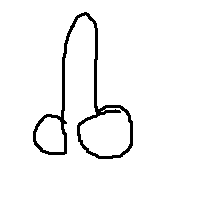
#> input picture Original.png, 200 x 200 px
$ python visual_cryptography.py Original.png
#> lines starting #> are read from the running program, lines starting #| are printed output that depends on the picture; after the words box and inside, x2 and y2 are one past the last pixel; in counts of white or black regions, pixels touching at a corner belong together
#Copyright, Robert Donovan, LessonStudio, 2014
#If you use this then tweet what you did with it @LessonStudio.

#This file takes one argument which is a file that you would like to split into two encrypted images.
#The original image can only be viewed by overlaying the two encrypted images.
#If printed on clear plastic, It can be very finicky to align the two images if the pixel count is too high.
#For best results keep the original image below 200x200 pixels and print as large as possible onto clear plastic to
# obtain the best results.

#You can go to higher resolutions but you then really have to be precise when aligning the two images.

#The resulting images will be twice as wide and twice as tall pixelwise and there is only 1 bit colour.#Copyright, Robert Donovan, LessonStudio, 2014
#If you use this then tweet what you did with it @LessonStudio.

#This file takes one argument which is a file that you would like to split into two encrypted images.
#The original image can only be viewed by overlaying the two encrypted images.
#If printed on clear plastic, It can be very finicky to align the two images if the pixel count is too high.
#For best results keep the original image below 200x200 pixels and print as large as possible onto clear plastic to
# obtain the best results.

#You can go to higher resolutions but you then really have to be precise when aligning the two images.

#The resulting images will be twice as wide and twice as tall pixelwise and there is only 1 bit colour.

#Future features should include alignment marks to make aligning the two transparancies easier.

#Maybe I will increase the efficiency of the conversion except that I find that I spend more prep time in
# photoshop by many orders of magnitude than any time savings that could be extracted.

#The reason I built this is that I found many tools out there for doing this that didn't work for a
# variety of reasons including being built for long dead versions of Python or PIL.

# USAGE: python visual_cryptography.py file_to_encrypt.png

from PIL import Image, ImageDraw
import os, sys
from random import SystemRandom
random = SystemRandom()
#If you want to use the more powerful PyCrypto (pip install pycrypto) then uncomment the next line and comment out the previous two lines
#from Crypto.Random import random

if len(sys.argv)!=2:
	print ("This takes one argument; the image to be split.")
	exit()
infile=str(sys.argv[1])

if not os.path.isfile(infile):
	print ("That file does not exist.")
	exit()

img = Image.open(infile)
#> img is the input picture: PIL image 200x200 P; 95.9% white; 1 black region, box (x1, y1, x2, y2) and area: (33, 12, 133, 159) 1650

f, e = os.path.splitext(infile)
out_filename_A=f+"_A.png"
out_filename_B=f+"_B.png"

img=img.convert('1')#convert image to 1 bit

#Prepare two empty slider images for drawing
width=img.size[0]*2
#> width = 400
height=img.size[1]*2
#> height = 400
out_image_A = Image.new('1', (width, height))
#> out_image_A: PIL image 400x400 1; every value is 0
out_image_B = Image.new('1', (width, height))
draw_A = ImageDraw.Draw(out_image_A)
draw_B = ImageDraw.Draw(out_image_B)

#There are 6(4 choose 2) possible patterns and it is too late for me to think in binary and do these efficiently
patterns=((1,1,0,0), (1,0,1,0), (1,0,0,1), (0,1,1,0), (0,1,0,1), (0,0,1,1))
#Cycle through pixels

for x in range(0, width//2):
	for y in range(0, height//2):
		pixel=img.getpixel((x,y))
		pat=random.choice(patterns)
		#A will always get the pattern
		draw_A.point((x*2, y*2), pat[0])
		draw_A.point((x*2+1, y*2), pat[1])
		draw_A.point((x*2, y*2+1), pat[2])
		draw_A.point((x*2+1, y*2+1), pat[3])
		if pixel==0:#Dark pixel so B gets the anti pattern
			draw_B.point((x*2, y*2), 1-pat[0])
			draw_B.point((x*2+1, y*2), 1-pat[1])
			draw_B.point((x*2, y*2+1), 1-pat[2])
			draw_B.point((x*2+1, y*2+1), 1-pat[3])
		else:
			draw_B.point((x*2, y*2), pat[0])
			draw_B.point((x*2+1, y*2), pat[1])
			draw_B.point((x*2, y*2+1), pat[2])
			draw_B.point((x*2+1, y*2+1), pat[3])

out_image_A.save(out_filename_A, 'PNG')
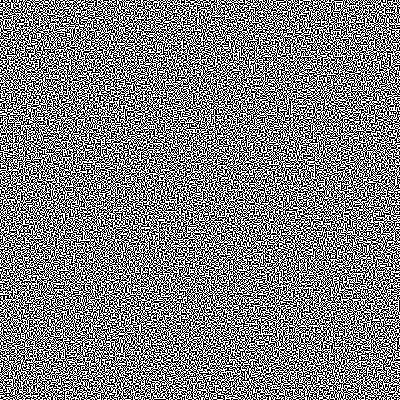
#> saved as Original_A.png: PIL image 400x400 1; 50% white in thin lines or dots
out_image_B.save(out_filename_B, 'PNG')
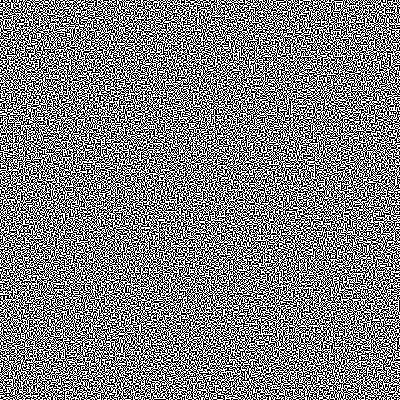
#> saved as Original_B.png: PIL image 400x400 1; 50% white in thin lines or dots
print ("Done.")
